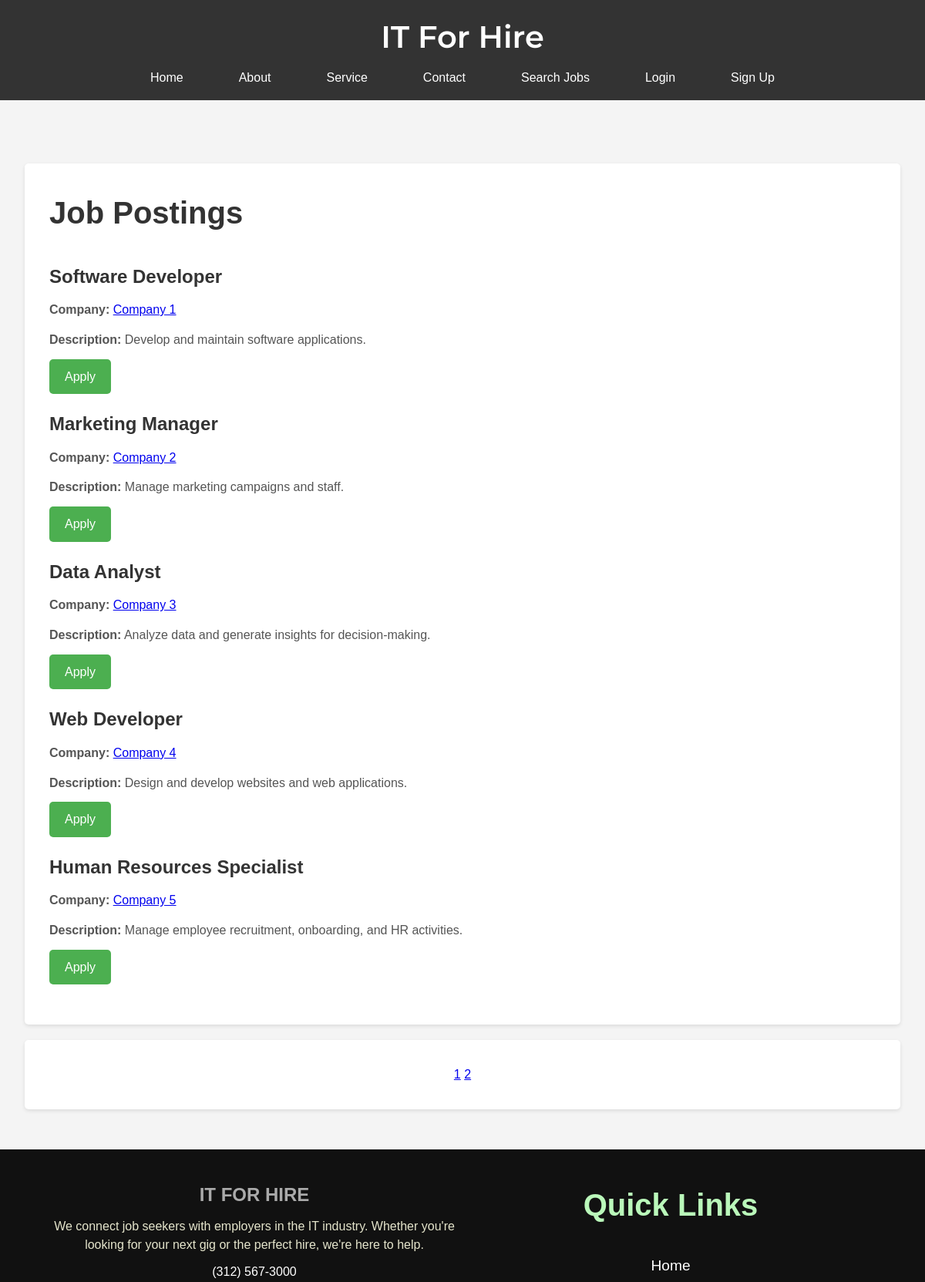
The page /search.php (upper part) on the database as committed earlier.
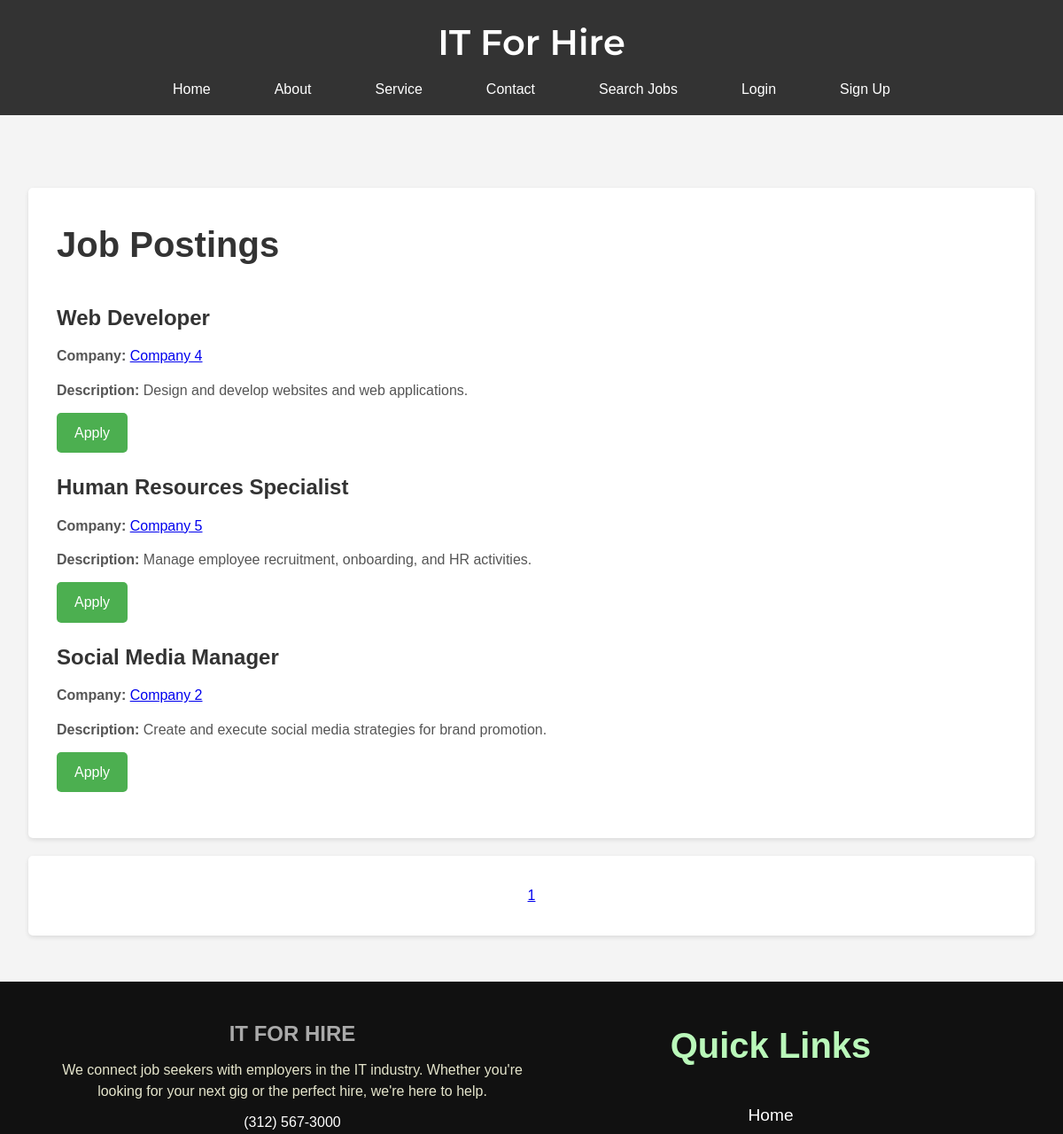
The same page on the database as committed later.
### tables this page shows
CREATE TABLE jobs (
    job_id INT AUTO_INCREMENT PRIMARY KEY,
    company_id INT NOT NULL,
    category_id INT NOT NULL,
    title VARCHAR(255) NOT NULL,
    description TEXT,
    salary DECIMAL(10, 2),
    FOREIGN KEY (company_id) REFERENCES companies(company_id),
    FOREIGN KEY (category_id) REFERENCES categories(category_id)
);

CREATE TABLE companies (
    company_id INT AUTO_INCREMENT PRIMARY KEY,
    username VARCHAR(50),
    password VARCHAR(255),
    email VARCHAR(100),
    company_name VARCHAR(100),
    industry VARCHAR(100),
    size ENUM('Small', 'Medium', 'Large'),
    description TEXT,
    address TEXT
);

### search.php (the view, shortened to what this page needs)
<?php
include('header.php');
include('db.php');
$results_per_page = 5;
if (!isset($_GET['page'])) {
    $page = 1;
} else {
    $page = $_GET['page'];
}
$sql = "SELECT companies.company_id, companies.company_name AS company_name, jobs.job_id, jobs.title, jobs.description
        FROM jobs
        INNER JOIN companies ON jobs.company_id = companies.company_id";
$result = mysqli_query($conn, $sql);
$number_of_results = mysqli_num_rows($result);
$number_of_pages = ceil($number_of_results / $results_per_page);
$this_page_first_result = ($page - 1) * $results_per_page;
$sql = "SELECT companies.company_id, companies.company_name AS company_name, jobs.job_id, jobs.title, jobs.description
        FROM jobs
        INNER JOIN companies ON jobs.company_id = companies.company_id
        LIMIT $this_page_first_result, $results_per_page";
$result = mysqli_query($conn, $sql);
?>
<main>
    <section>
        <h2>Job Postings</h2>
        <?php
        while ($row = mysqli_fetch_assoc($result)) {
            echo "<div>";
            echo "<h3>" . htmlspecialchars($row['title']) . "</h3>";
            echo "<p><strong>Company:</strong> <a href='company_details.php?company_id=" . $row['company_id'] . "'>" . htmlspecialchars($row['company_name']) . "</a></p>";
            echo "<p><strong>Description:</strong> " . htmlspecialchars($row['description']) . "</p>";
            if (!isset($_SESSION['company_user'])) {
                echo '<a class="apply-button" href="apply.php?job_id=' . $row['job_id'] . '">Apply</a>';
            } else {
                echo '<p><em>Company users cannot apply for jobs.</em></p>';
            }
            echo "</div>";
        }
        ?>
    </section>
    <section class="pagination">
        <div>
            <?php
            for ($pg = 1; $pg <= $number_of_pages; $pg++) {
                echo '<a href="search.php?page=' . $pg . '"';
                if ($pg == $page) {
                    echo ' class="active"';
                }
                echo '>' . $pg . '</a> ';
            }
            ?>
        </div>
    </section>
</main>
<?php
include('footer.php');
?>

### header.php (shortened to what this page needs)
<!DOCTYPE html>
<html lang="en">
<head>
    <link rel="stylesheet" href="css/style.css">
</head>
<body>
    <header>
        <div class="title-container">
            <h1>IT For Hire</h1>
        </div>
        <nav>
            <ul>
                <li><a href="index.php">Home</a></li>
                <li><a href="about.php">About</a></li>
                <li><a href="service.php">Service</a></li>
                <li><a href="contact.php">Contact</a></li>
                <li><a href="search.php">Search Jobs</a></li>
                <?php
                if (isset($_SESSION['company_user'])) {
                    echo '<li><a href="post_job.php">Post Job</a></li>';
                    echo '<li class="dropdown">';
                    echo '<button class="dropbtn">' . $_SESSION['company_name'] . '</button>';
                    echo '<div class="dropdown-content">';
                    echo '<a href="profile_comp.php" class="username">Profile</a>';
                    echo '<a href="posted_job.php" class="username">Posted Jobs</a>';
                    echo '<a href="logout.php" class="username">Logout</a>';
                    echo '</div>';
                    echo '</li>';
                } else {
                    echo '<li><a href="login.php">Login</a></li>';
                    echo '<li><a href="signup.php">Sign Up</a></li>';
                }
                ?>
            </ul>
        </nav>
    </header>
</body>
</html>

### footer.php (shortened to what this page needs)
<!DOCTYPE html>
<html lang="en">
<head>
    <link rel="stylesheet" href="css/footer.css">
</head>
<body>
    <footer>
        <div class="footer-content">
            <div class="footer-section about">
                <h2 class="logo">IT FOR HIRE</h2>
                <p>
                    We connect job seekers with employers in the IT industry.
                    Whether you're looking for your next gig or the perfect hire,
                    we're here to help.
                </p>
                <div class="contact">
                    <span><i class="fas fa-phone"></i>(312) 567-3000</span>
                </div>
            </div>
            <div class="footer-section links">
                <h2>Quick Links</h2>
                <ul>
                    <li><a href="index.php">Home</a></li>
                </ul>
            </div>
        </div>
    </footer>
</body>
</html>

### css/style.css (style rules this page uses)
:root { --header-bg-color: #333; }
header { background-color: var(--header-bg-color); color: #fff; padding: 1rem 0; text-align: center; }
.title-container h1 { color: #fff; margin: 0 auto; font-size: 2.5rem; font-weight: 600; margin-bottom: 0.5rem; }
nav ul { list-style-type: none; padding: 0; margin: 0; display: flex; justify-content: center; align-items: center; }
nav ul li { margin: 0 20px; }
nav ul li a { color: #fff; text-decoration: none; padding: 8px 16px; font-size: 1rem; transition: color 0.3s ease; }
body { font-family: Arial, sans-serif; background-color: #c9d0d4; margin: 0 auto; max-width: 1980px; }
main { max-width: 1700px; margin: 0 auto; padding: 0 20px; }
h1 { font-family: Montserrat, sans-serif; font-size: 2rem; margin-bottom: 30px; color: #333; }
h2 { font-size: 1.8rem; margin-bottom: 20px; color: #333; }
h3 { font-size: 1.5rem; margin-bottom: 10px; color: #333; }
p { line-height: 1.8; margin-bottom: 10px; color: #555; }
section { margin-top: 50px; }
.apply-button { background-color: #4CAF50; color: white; padding: 10px 20px; text-align: center; text-decoration: none; display: inline-block; border-radius: 5px; transition: background-color 0.3s; border: none; cursor: pointer; }
.pagination { margin-top: 20px; margin-bottom: 20px; text-align: center; }
* { margin: 0; padding: 0; box-sizing: border-box; }
body { font-family: 'Montserrat', sans-serif; background-color: #f5f5f5; color: #333; line-height: 1.6; padding: 20px; }

### css/footer.css (style rules this page uses)
body { font-family: Arial, sans-serif; line-height: 1.6; margin: 0; padding: 0; background-color: #f4f4f4; }
header { background-color: #333; color: #fff; padding: 1rem; text-align: center; }
main { padding: 2rem; }
section { background-color: #fff; padding: 2rem; border-radius: 5px; box-shadow: 0 2px 5px rgba(0, 0, 0, 0.1); }
footer { background-color: #111; color: #fff; font-family: Arial, sans-serif; padding: 80px 0; }
.footer-content { max-width: 1100px; margin: 0 auto; display: flex; justify-content: space-between; flex-wrap: wrap; }
.footer-content h2 { font-size: 2.5rem; }
.footer-section { flex-basis: 30%; margin-bottom: 50px; }
.about h2.logo { color: gray; }
.footer-content p { line-height: 1.8; margin-bottom: 20px; color: #E5E5CC; }
.contact span { display: block; margin-bottom: 10px; }
.links ul { list-style: none; margin: 0; padding: 0; }
.links li { margin-bottom: 10px; }
.links a { color: #fff; text-decoration: none; font-size: 1.2rem; }
@media (max-width: 1200px) { footer { background-color: #111; color: #fff; font-family: Arial, sans-serif; padding: 40px 0; } }
@media (max-width: 1200px) { .footer-content { max-width: 90%; margin: 0 auto; display: flex; flex-wrap: wrap; justify-content: center; } }
@media (max-width: 1200px) { .footer-section { flex-basis: 50%; margin-bottom: 30px; text-align: center; } }
@media (max-width: 1200px) { .about h2.logo { font-size: 1.5rem; margin-bottom: 10px; } }
@media (max-width: 1200px) { .about p { line-height: 1.5; margin-bottom: 10px; } }
@media (max-width: 1200px) { .contact span { display: block; margin-bottom: 10px; font-size: 1rem; } }
@media (max-width: 1200px) { .links ul { list-style: none; margin: 0; padding: 0; font-size: 1rem; } }
@media (max-width: 1200px) { .links li { margin-bottom: 10px; } }
@media (max-width: 1200px) { .links a { color: #fff; text-decoration: none; } }

### search.php (style rules this page uses)
.apply-button { margin-bottom: 20px; }
h2 { font-size: 2.5rem; margin-bottom: 2rem; }

Rows that differ between the two databases and show on the page:
removed jobs: title "Software Developer", company.company_name "Company 1", description "Develop and maintain software applications."
removed jobs: title "Marketing Manager", company.company_name "Company 2", description "Manage marketing campaigns and staff."
removed jobs: title "Data Analyst", company.company_name "Company 3", description "Analyze data and generate insights for decision-making."
now on this page (row unchanged): jobs: title "Social Media Manager", company.company_name "Company 2", description "Create and execute social media strategies for brand promotion."
Other text that changed with them:
list line gone: "2"
